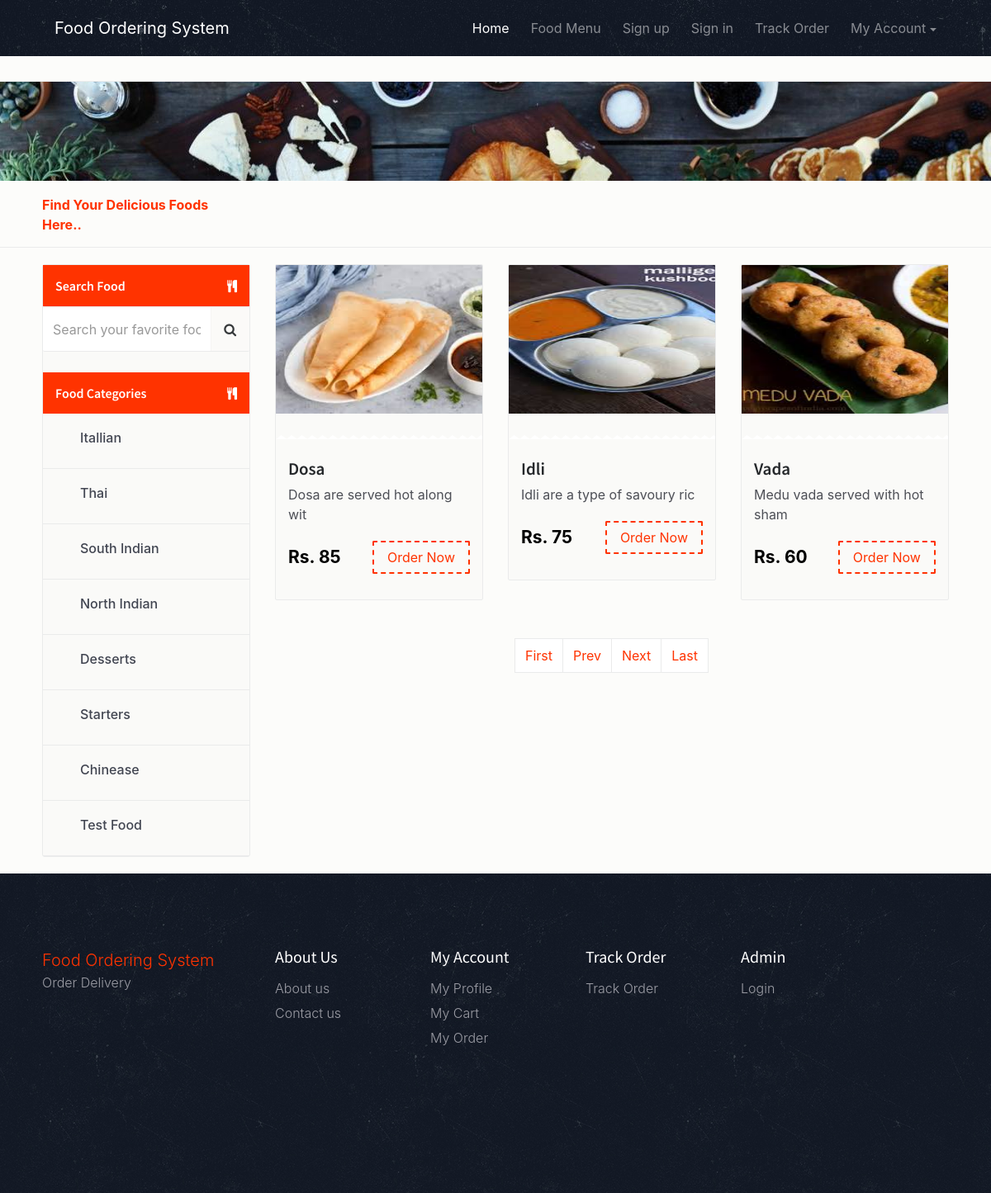
Page /fos/viewfood-categorywise.php?catid=South Indian on the committed database.
### tables this page shows
CREATE TABLE `tblcategory` (
  `ID` int(5) NOT NULL,
  `CategoryName` varchar(120) DEFAULT NULL,
  `CreationDate` timestamp NULL DEFAULT CURRENT_TIMESTAMP
);

CREATE TABLE `tblfood` (
  `ID` int(10) NOT NULL,
  `CategoryName` varchar(120) DEFAULT NULL,
  `ItemName` varchar(120) DEFAULT NULL,
  `ItemPrice` varchar(120) DEFAULT NULL,
  `ItemDes` varchar(500) DEFAULT NULL,
  `Image` varchar(120) DEFAULT NULL,
  `ItemQty` varchar(120) DEFAULT NULL
);

### fos/viewfood-categorywise.php (the view, shortened to what this page needs)
<?php
include('includes/dbconnection.php');
  ?>
<!DOCTYPE html>
<html lang="en">
<head>
    <link href="css/bootstrap.min.css" rel="stylesheet">
    <link href="css/font-awesome.min.css" rel="stylesheet">
    <link href="css/animsition.min.css" rel="stylesheet">
    <link href="css/animate.css" rel="stylesheet">
    <link href="css/style.css" rel="stylesheet"> </head>
<body>
    <div class="site-wrapper animsition" data-animsition-in="fade-in" data-animsition-out="fade-out">
        <header id="header" class="header-scroll top-header headrom">
            <?php include_once('includes/header.php');?>
        </header>
        <div class="page-wrapper">
            <div class="top-links">
            </div>
            <div class="inner-page-hero bg-image" data-image-src="images/decouvrez-l-experience-food-d-airbnb.jpg">
            </div>
            <div class="result-show">
    <div class="container">
        <div class="row">
            <div class="col-sm-3">
                <p><span class="primary-color"><strong>Find Your Delicious Foods Here..</strong></span> </div>
        </div>
    </div>
</div>
            <section class="restaurants-page">
                <div class="container">
                    <div class="row">
                        <div class="col-xs-12 col-sm-5 col-md-4 col-lg-3">
                            <div class="sidebar clearfix m-b-20">
                                 <form name="search" method="post" action="search-food.php">
                                <div class="main-block">
                                    <div class="sidebar-title white-txt">
                                        <h6>Search Food</h6> <i class="fa fa-cutlery pull-right"></i> </div>
                                    <div class="input-group">
                                        <input type="text" class="form-control search-field" placeholder="Search your favorite food" name="searchdata" id="searchdata"> <span class="input-group-btn">
                                 <button class="btn btn-secondary search-btn" type="submit" name="search"><i class="fa fa-search"></i></button>
                                 </span> </div>
                                     </div>
                                     </form>
                                    <div class="main-block" style="margin-top: 10%">
                                    <div class="sidebar-title white-txt">
                                        <h6>Food Categories</h6> <i class="fa fa-cutlery pull-right"></i> </div>
                               <?php
      $query=mysqli_query($con,"select * from  tblcategory");
              while($row=mysqli_fetch_array($query))
              {
              ?>
                                        <ul>
                                            <li>
                                                <label class="custom-control custom-checkbox">
                                                    <span class="custom-control-description"><a href="viewfood-categorywise.php?catid=<?php echo $row['CategoryName'];?>"><?php echo $row['CategoryName'];?></a></span> </label>
                                            </li>
                                        </ul>
                              <?php } ?>
                                    <div class="clearfix"></div>
                                </div>
                            </div>
                        </div>
                     <div class="col-xs-12 col-sm-7 col-md-8 col-lg-9">
                            <div class="row">
                                                    <?php
 $cid=$_GET['catid'];
$ret=mysqli_query($con,"select * from tblfood where CategoryName='$cid'");
while ($row=mysqli_fetch_array($ret)) {
?>
                                <div class="col-xs-12 col-sm-12 col-md-6 col-lg-4 food-item">
                                    <div class="food-item-wrap">
                                        <div class="figure-wrap bg-image"> <img src="admin/itemimages/<?php echo $row['Image'];?>" width="300" height="180">
                                        </div>
                                        <div class="content">
                                            <h5><a href="food-detail.php?fid=<?php echo $row['ID'];?>"><?php echo $row['ItemName'];?></a></h5>
                                            <div class="product-name"><?php echo substr($row['ItemDes'],0,30);?></div>
                                            <div class="price-btn-block"> <span class="price">Rs. <?php echo $row['ItemPrice'];?></span>
<?php if($_SESSION['fosuid']==""){?>
<a href="login.php" class="btn theme-btn-dash pull-right">Order Now</a>
<?php }?>
                                             </div>
                                        </div>
                                    </div>
                                </div>
                                    <?php } ?>
                                <div class="col-xs-12" align="center">
                                    <nav aria-label="...">
<ul class="pagination" >
        <li class="page-link"><a href="?pageno=1">First</a></li>
        <li class="<?php if($pageno <= 1){ echo 'disabled'; } ?> page-link">
            <a href="<?php if($pageno <= 1){ echo '#'; } else { echo "?pageno=".($pageno - 1); } ?>">Prev</a>
        </li>
        <li class="<?php if($pageno >= $total_pages){ echo 'disabled'; } ?> page-link">
            <a href="<?php if($pageno >= $total_pages){ echo '#'; } else { echo "?pageno=".($pageno + 1); } ?>">Next</a>
        </li>
        <li class="page-link"><a href="?pageno=<?php echo $total_pages; ?>">Last</a></li>
    </ul>
                                    </nav>
                                </div>
                            </div>
                        </div>
                    </div>
                </div>
            </section>
            <?php include_once('includes/footer.php');?>
        </div>
    </div>
</body>
</html>

### fos/css/style.css (style rules this page uses)
body { background: rgba(252, 251, 249, 0.68); font-size: 16px; color: #4d4f56; font-weight: 400; overflow-x: hidden; }
.h1, .h2, .h3, .h4, .h5, .h6, h1, h2, h3, h4, h5, h6 { font-family: "Source Sans Pro", sans-serif; color: #25282b; }
a { color: #f30; }
ul { list-style-type: none; padding: 0; }
.container { max-width: 1270px; width: 94%; }
.page-wrapper { padding-top: 68px; }
.custom-control { padding-left: 30px; }
.form-control { border: 1px solid #eaebeb; border-radius: 2px; }
.form-control-lg, .dropdown-menu, .btn, .btn-group-lg>.btn, .btn-lg, .img-rounded { border-radius: 2px }
.btn { transition: all .4s; }
.btn-secondary { color: #373a3c; background-color: rgba(252, 251, 249, 0.68); border-color: #eaebeb; }
.theme-btn-dash { border: 2px dashed #f30; background-color: transparent; color: #f30 }
.primary-color { color: #f30 }
.m-b-20 { margin-bottom: 20px; }
.page-link { color: inherit; background-color: #fff; border: 1px solid #eaebeb; }
#header { position: fixed; width: 100%; border: 0; z-index: 99; }
.top-links { padding: 15px 0; border-bottom: 1px solid #eaebeb; }
.food-item-wrap { border: 1px solid #eaebeb; border-radius: 2px; overflow: hidden; margin-bottom: 30px; background: #fafaf8; }
.food-item-wrap h5 a { color: #25282b; font-size: 21px; font-weight: 600; }
.food-item-wrap .price { font-size: 21px; font-weight: 700; color: #000; margin-top: 4px; display: inline-block; }
.food-item-wrap .product-name { margin-bottom: 20px; }
.food-item-wrap .content { padding: 25px 15px 35px; }
.food-item-wrap .figure-wrap { position: relative; height: 210px; }
.food-item-wrap .figure-wrap:after { position: absolute; bottom: -1px; left: 0; content: ""; background: url(../images/zig-zag.png); width: 100%; height: 5px; }
.inner-page-hero { padding-top: 5%; padding-bottom: 5%; }
.result-show { padding: 7px 0 10px; border-bottom: 1px solid #eaebeb; color: #333366; margin-bottom: 20px; }
.result-show p { padding: 0; margin: 5px 0; }
.sidebar { border: 1px solid #eaebeb; background: #fafaf8; border-radius: 3px; }
.sidebar-inner .sidebar input, .sidebar .input-group-btn .btn { height: 55px; border-left: 0; border-right: 0; }
.sidebar-title { padding: 15px 15px 15px; background: #f30; float: left; width: 100%; }
.sidebar-title h6 { float: left; margin-bottom: 0; color: #fff; font-size: 16px; font-weight: 600; line-height: 20px; }
.sidebar-title i { float: right; color: #fff; font-size: 15px; margin-top: 3px; }
.main-block ul li { line-height: 28px; font-weight: 300; display: block; border-bottom: 1px solid #eaebeb; font-weight: 500; color: #414551; }
.main-block ul li a { color: #414551; display: block; font-weight: 500; padding: 15px; }
.main-block ul { float: left; width: 100%; margin-bottom: 0; }
.main-block ul li:first-of-type { border-top: none }
.main-block .input-group input, .main-block .input-group-btn { height: 55px; border-left: none }

### rows in the picture
tblcategory: CategoryName "Itallian"
tblcategory: CategoryName "Thai"
tblcategory: CategoryName "South Indian"
tblcategory: CategoryName "North Indian"
tblcategory: CategoryName "Desserts"
tblcategory: CategoryName "Starters"
tblcategory: CategoryName "Chinease"
tblcategory: CategoryName "Test Food"
tblfood: Image (picture), ItemName "Dosa", ItemDes "Dosa are served hot along wit", ItemPrice "85"
tblfood: Image (picture), ItemName "Idli", ItemDes "Idli are a type of savoury ric", ItemPrice "75"
tblfood: Image (picture), ItemName "Vada", ItemDes "Medu vada served with hot sham", ItemPrice "60"
